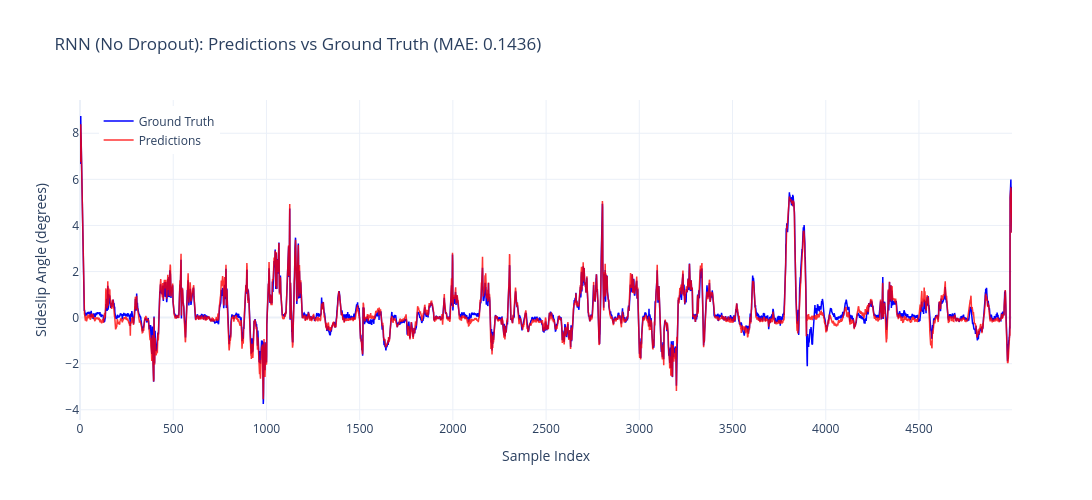

Notebook code cell kept with this figure:
### Markdown cell above
## Interactive Predictions vs Ground Truth

### Code cell
# Interactive line plot showing predictions overlaid on ground truth
from utils.visualization import plot_predictions_vs_truth
from utils.training import get_predictions

# Get predictions from best model (dropout=0.0)
seed_everything(SEED)
best_model = VanillaRNN(22, 64, 1, dropout=0.0)
best_model, _ = train_two_stage(best_model, train_loader, val_loader, band_dict, device)
val_preds, val_targets = get_predictions(best_model, val_loader, device)

fig_line = plot_predictions_vs_truth(
    val_preds, val_targets,
    title='RNN (No Dropout): Predictions vs Ground Truth',
    max_samples=5000
)
fig_line.show()

### Figure 1 — Plotly figure (JSON) as saved in the notebook; plotly's stock layout.template omitted (floating-point values rounded to 4 significant figures; data arrays with more than 128 entries replaced by an {"elided": "..."} marker saying what was removed)
{"data": [{"hovertemplate": "Index: %{x}<br>Truth: %{y:.3f}<extra></extra>", "line": {"color": "blue", "width": 1.5}, "mode": "lines", "name": "Ground Truth", "type": "scatter", "y": {"elided": "5000 float values"}}, {"hovertemplate": "Index: %{x}<br>Pred: %{y:.3f}<extra></extra>", "line": {"color": "red", "width": 1.5}, "mode": "lines", "name": "Predictions", "opacity": 0.8, "type": "scatter", "y": {"elided": "5000 float values"}}], "layout": {"height": 500, "hovermode": "x unified", "legend": {"x": 0.02, "y": 0.98}, "title": {"text": "RNN (No Dropout): Predictions vs Ground Truth (MAE: 0.1436)"}, "width": 1200, "xaxis": {"title": {"text": "Sample Index"}}, "yaxis": {"title": {"text": "Sideslip Angle (degrees)"}}}}
